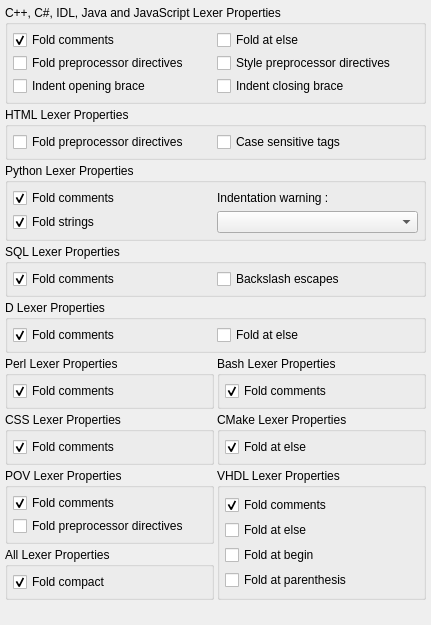
         <widget class="QWidget" name="wEditorProperties" >
          <attribute name="title" >
           <string>Properties</string>
          </attribute>
          <layout class="QGridLayout" >
           <property name="margin" >
            <number>5</number>
           </property>
           <property name="spacing" >
            <number>3</number>
           </property>
           <item row="8" column="0" >
            <widget class="QGroupBox" name="gbPropertiesAll" >
             <property name="title" >
              <string>All Lexer Properties</string>
             </property>
             <layout class="QVBoxLayout" >
              <property name="margin" >
               <number>5</number>
              </property>
              <property name="spacing" >
               <number>3</number>
              </property>
              <item>
               <widget class="QCheckBox" name="cbPropertiesAllFoldCompact" >
                <property name="text" >
                 <string>Fold compact</string>
                </property>
                <property name="checked" >
                 <bool>true</bool>
                </property>
               </widget>
              </item>
             </layout>
            </widget>
           </item>
           <item row="7" column="0" >
            <widget class="QGroupBox" name="gbPropertiesPOV" >
             <property name="title" >
              <string>POV Lexer Properties</string>
             </property>
             <layout class="QVBoxLayout" >
              <property name="margin" >
               <number>5</number>
              </property>
              <property name="spacing" >
               <number>3</number>
              </property>
              <item>
               <widget class="QCheckBox" name="cbPropertiesPOVFoldComments" >
                <property name="text" >
                 <string>Fold comments</string>
                </property>
                <property name="checked" >
                 <bool>true</bool>
                </property>
               </widget>
              </item>
              <item>
               <widget class="QCheckBox" name="cbPropertiesPOVFoldPreprocessorDirectives" >
                <property name="text" >
                 <string>Fold preprocessor directives</string>
                </property>
               </widget>
              </item>
             </layout>
            </widget>
           </item>
           <item rowspan="2" row="7" column="1" >
            <widget class="QGroupBox" name="gbPropertiesVHDL" >
             <property name="title" >
              <string>VHDL Lexer Properties</string>
             </property>
             <layout class="QVBoxLayout" >
              <property name="margin" >
               <number>5</number>
              </property>
              <property name="spacing" >
               <number>3</number>
              </property>
              <item>
               <widget class="QCheckBox" name="cbPropertiesVHDLFoldComments" >
                <property name="text" >
                 <string>Fold comments</string>
                </property>
                <property name="checked" >
                 <bool>true</bool>
                </property>
               </widget>
              </item>
              <item>
               <widget class="QCheckBox" name="cbPropertiesVHDLFoldAtElse" >
                <property name="text" >
                 <string>Fold at else</string>
                </property>
               </widget>
              </item>
              <item>
               <widget class="QCheckBox" name="cbPropertiesVHDLFoldAtBegin" >
                <property name="text" >
                 <string>Fold at begin</string>
                </property>
               </widget>
              </item>
              <item>
               <widget class="QCheckBox" name="cbPropertiesVHDLFoldAtParenthesis" >
                <property name="text" >
                 <string>Fold at parenthesis</string>
                </property>
               </widget>
              </item>
             </layout>
            </widget>
           </item>
           <item row="9" column="0" colspan="2" >
            <spacer>
             <property name="orientation" >
              <enum>Qt::Vertical</enum>
             </property>
             <property name="sizeHint" >
              <size>
               <width>421</width>
               <height>20</height>
              </size>
             </property>
            </spacer>
           </item>
           <item row="6" column="1" >
            <widget class="QGroupBox" name="gbPropertiesCMake" >
             <property name="title" >
              <string>CMake Lexer Properties</string>
             </property>
             <layout class="QVBoxLayout" >
              <property name="margin" >
               <number>5</number>
              </property>
              <property name="spacing" >
               <number>3</number>
              </property>
              <item>
               <widget class="QCheckBox" name="cbPropertiesCMakeFoldAtElse" >
                <property name="text" >
                 <string>Fold at else</string>
                </property>
                <property name="checked" >
                 <bool>true</bool>
                </property>
               </widget>
              </item>
             </layout>
            </widget>
           </item>
           <item row="6" column="0" >
            <widget class="QGroupBox" name="gbPropertiesCSS" >
             <property name="title" >
              <string>CSS Lexer Properties</string>
             </property>
             <layout class="QVBoxLayout" >
              <property name="margin" >
               <number>5</number>
              </property>
              <property name="spacing" >
               <number>3</number>
              </property>
              <item>
               <widget class="QCheckBox" name="cbPropertiesCSSFoldComments" >
                <property name="text" >
                 <string>Fold comments</string>
                </property>
                <property name="checked" >
                 <bool>true</bool>
                </property>
               </widget>
              </item>
             </layout>
            </widget>
           </item>
           <item row="5" column="1" >
            <widget class="QGroupBox" name="gbPropertiesBash" >
             <property name="title" >
              <string>Bash Lexer Properties</string>
             </property>
             <layout class="QVBoxLayout" >
              <property name="margin" >
               <number>5</number>
              </property>
              <property name="spacing" >
               <number>3</number>
              </property>
              <item>
               <widget class="QCheckBox" name="cbPropertiesBashFoldComments" >
                <property name="text" >
                 <string>Fold comments</string>
                </property>
                <property name="checked" >
                 <bool>true</bool>
                </property>
               </widget>
              </item>
             </layout>
            </widget>
           </item>
           <item row="5" column="0" >
            <widget class="QGroupBox" name="gbPropertiesPerl" >
             <property name="title" >
              <string>Perl Lexer Properties</string>
             </property>
             <layout class="QVBoxLayout" >
              <property name="margin" >
               <number>5</number>
              </property>
              <property name="spacing" >
               <number>3</number>
              </property>
              <item>
               <widget class="QCheckBox" name="cbPropertiesPerlFoldComments" >
                <property name="text" >
                 <string>Fold comments</string>
                </property>
                <property name="checked" >
                 <bool>true</bool>
                </property>
               </widget>
              </item>
             </layout>
            </widget>
           </item>
           <item row="4" column="0" colspan="2" >
            <widget class="QGroupBox" name="gbPropertiesD" >
             <property name="title" >
              <string>D Lexer Properties</string>
             </property>
             <layout class="QHBoxLayout" >
              <property name="margin" >
               <number>5</number>
              </property>
              <property name="spacing" >
               <number>3</number>
              </property>
              <item>
               <widget class="QCheckBox" name="cbPropertiesDFoldComments" >
                <property name="text" >
                 <string>Fold comments</string>
                </property>
                <property name="checked" >
                 <bool>true</bool>
                </property>
               </widget>
              </item>
              <item>
               <widget class="QCheckBox" name="cbPropertiesDFoldAtElse" >
                <property name="text" >
                 <string>Fold at else</string>
                </property>
               </widget>
              </item>
             </layout>
            </widget>
           </item>
           <item row="0" column="0" colspan="2" >
            <widget class="QGroupBox" name="gbPropertiesCpp" >
             <property name="title" >
              <string>C++, C#, IDL, Java and JavaScript Lexer Properties</string>
             </property>
             <layout class="QGridLayout" >
              <property name="margin" >
               <number>5</number>
              </property>
              <property name="spacing" >
               <number>3</number>
              </property>
              <item row="2" column="1" >
               <widget class="QCheckBox" name="cbPropertiesCppIndentClosingBrace" >
                <property name="text" >
                 <string>Indent closing brace</string>
                </property>
               </widget>
              </item>
              <item row="1" column="0" >
               <widget class="QCheckBox" name="cbPropertiesCppFoldPreprocessorDirectives" >
                <property name="text" >
                 <string>Fold preprocessor directives</string>
                </property>
               </widget>
              </item>
              <item row="0" column="1" >
               <widget class="QCheckBox" name="cbPropertiesCppFoldAtElse" >
                <property name="text" >
                 <string>Fold at else</string>
                </property>
               </widget>
              </item>
              <item row="0" column="0" >
               <widget class="QCheckBox" name="cbPropertiesCppFoldComments" >
                <property name="text" >
                 <string>Fold comments</string>
                </property>
                <property name="checked" >
                 <bool>true</bool>
                </property>
               </widget>
              </item>
              <item row="2" column="0" >
               <widget class="QCheckBox" name="cbPropertiesCppIndentOpeningBrace" >
                <property name="text" >
                 <string>Indent opening brace</string>
                </property>
               </widget>
              </item>
              <item row="1" column="1" >
               <widget class="QCheckBox" name="cbPropertiesCppStylePreprocessorDirectives" >
                <property name="text" >
                 <string>Style preprocessor directives</string>
                </property>
               </widget>
              </item>
             </layout>
            </widget>
           </item>
           <item row="1" column="0" colspan="2" >
            <widget class="QGroupBox" name="gbPropertiesHTML" >
             <property name="title" >
              <string>HTML Lexer Properties</string>
             </property>
             <layout class="QHBoxLayout" >
              <property name="margin" >
               <number>5</number>
              </property>
              <property name="spacing" >
               <number>3</number>
              </property>
              <item>
               <widget class="QCheckBox" name="cbPropertiesHTMLFoldPreprocessorDirectives" >
                <property name="text" >
                 <string>Fold preprocessor directives</string>
                </property>
               </widget>
              </item>
              <item>
               <widget class="QCheckBox" name="cbPropertiesHTMLCaseSensitivesTags" >
                <property name="text" >
                 <string>Case sensitive tags</string>
                </property>
               </widget>
              </item>
             </layout>
            </widget>
           </item>
           <item row="2" column="0" colspan="2" >
            <widget class="QGroupBox" name="gbPropertiesPython" >
             <property name="title" >
              <string>Python Lexer Properties</string>
             </property>
             <layout class="QGridLayout" >
              <property name="margin" >
               <number>5</number>
              </property>
              <property name="spacing" >
               <number>3</number>
              </property>
              <item row="0" column="0" >
               <widget class="QCheckBox" name="cbPropertiesPythonFoldComments" >
                <property name="text" >
                 <string>Fold comments</string>
                </property>
                <property name="checked" >
                 <bool>true</bool>
                </property>
               </widget>
              </item>
              <item row="1" column="0" >
               <widget class="QCheckBox" name="cbPropertiesPythonFoldStrings" >
                <property name="text" >
                 <string>Fold strings</string>
                </property>
                <property name="checked" >
                 <bool>true</bool>
                </property>
               </widget>
              </item>
              <item row="1" column="1" >
               <widget class="QComboBox" name="cbPythonIndentationwarning" />
              </item>
              <item row="0" column="1" >
               <widget class="QLabel" name="lPythonIndentationWarning" >
                <property name="text" >
                 <string>Indentation warning :</string>
                </property>
               </widget>
              </item>
             </layout>
            </widget>
           </item>
           <item row="3" column="0" colspan="2" >
            <widget class="QGroupBox" name="gbPropertiesSQL" >
             <property name="title" >
              <string>SQL Lexer Properties</string>
             </property>
             <layout class="QHBoxLayout" >
              <property name="margin" >
               <number>5</number>
              </property>
              <property name="spacing" >
               <number>3</number>
              </property>
              <item>
               <widget class="QCheckBox" name="cbPropertiesSQLFoldComments" >
                <property name="text" >
                 <string>Fold comments</string>
                </property>
                <property name="checked" >
                 <bool>true</bool>
                </property>
               </widget>
              </item>
              <item>
               <widget class="QCheckBox" name="cbPropertiesSQLBackslashEscapes" >
                <property name="text" >
                 <string>Backslash escapes</string>
                </property>
               </widget>
              </item>
             </layout>
            </widget>
           </item>
          </layout>
         </widget>
